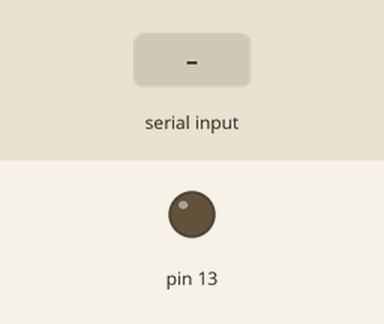
Bench run of a sketch on a simulated Arduino Uno, built with avr-gcc and run on an emulated ATmega328P. Parts: output pins drawn as LEDs (lit = HIGH). The test bench sets the inputs (shaded band).

Above: at 1.2 s.
1.3 s: "1" received over Serial
At 2.2 s:
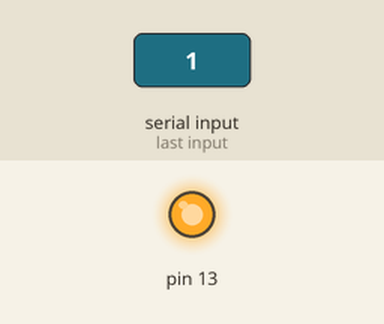
2.9 s: "0" received over Serial
At 3.4 s:
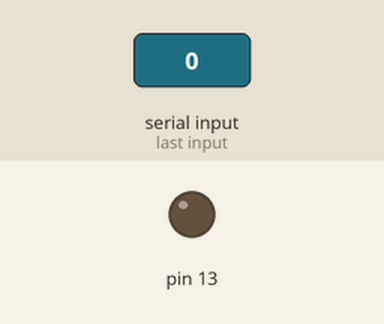
Timing chart, 0 to 5.9 s (numbered marks = the images above; inputs shaded):
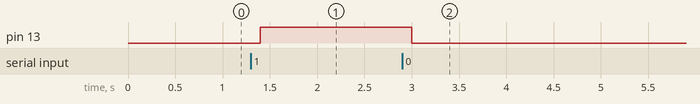

The sketch:

Bluetooth_Receive_test.ino
```cpp
void setup()
{
  pinMode(13,OUTPUT);
  Serial.begin(9600);
}

void loop()
{
  char cd=Serial.read(); //从串口读取一个字符
  if(cd=='1')
    digitalWrite(13,HIGH);
  if(cd=='0')
    digitalWrite(13,LOW);
  delay(100);
}
```

Measured:
- after the input at 1.3 s, pin 13: LOW → HIGH after 0.10 s
- after the input at 2.9 s, pin 13: HIGH → LOW after 0.10 s
